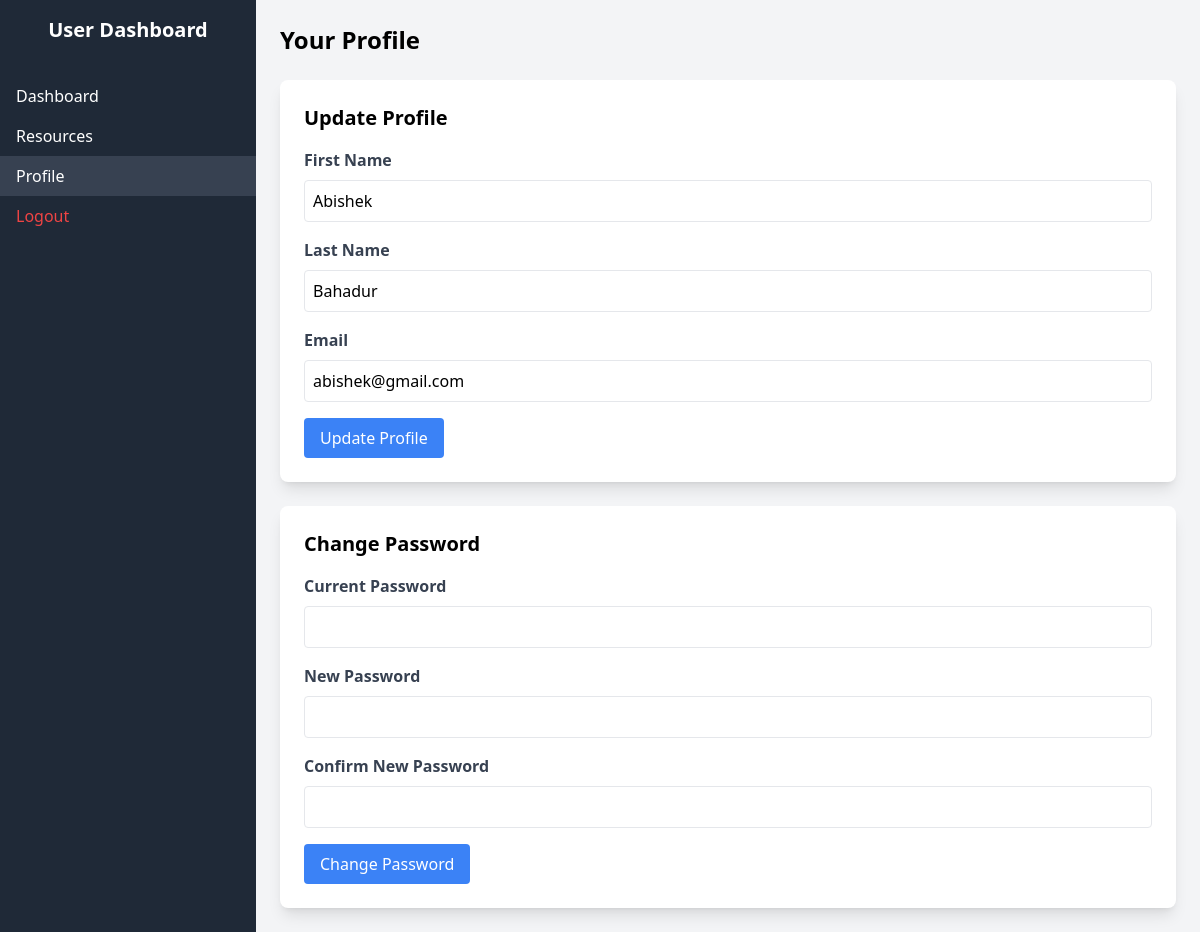
Screenshot of /pages/user_profile.php (signed in) with the database file from the repository.
### tables this page shows
CREATE TABLE `register` (
  `id` int(11) NOT NULL,
  `first_name` varchar(255) NOT NULL,
  `last_name` varchar(255) NOT NULL,
  `email` varchar(255) NOT NULL,
  `password` varchar(255) NOT NULL,
  `created_at` timestamp NOT NULL DEFAULT current_timestamp(),
  `role` enum('user','admin') DEFAULT 'user'
);

### pages/user_profile.php (the view, shortened to what this page needs)
<?php
require '../db.php';
$userId = $_SESSION['user_id'];
$sql = "SELECT * FROM register WHERE id = ?";
$stmt = $conn->prepare($sql);
$stmt->bind_param('i', $userId);
$stmt->execute();
$result = $stmt->get_result();
$user = $result->fetch_assoc();
?>
<!DOCTYPE html>
<html lang="en">
<head>
    <script src="https://cdn.tailwindcss.com"></script>
</head>
<body class="bg-gray-100">
    <div class="flex">
        <div class="w-64 bg-gray-800 text-white h-screen">
            <div class="p-4 text-xl font-bold text-center">User Dashboard</div>
            <nav class="mt-4">
                <a href="user_dashboard.php" class="block py-2 px-4 hover:bg-gray-700">Dashboard</a>
                <a href="user_resources.php" class="block py-2 px-4 hover:bg-gray-700">Resources</a>
                <a href="user_profile.php" class="block py-2 px-4 bg-gray-700">Profile</a>
                <a href="../index.php" class="block py-2 px-4 text-red-500 hover:bg-gray-700">Logout</a>
            </nav>
        </div>
        <div class="flex-1 p-6">
            <h1 class="text-2xl font-bold mb-6">Your Profile</h1>
            <div class="bg-white p-6 rounded-lg shadow-lg mb-6">
                <h2 class="text-xl font-bold mb-4">Update Profile</h2>
                <form action="user_profile.php" method="POST">
                    <div class="mb-4">
                        <label for="first_name" class="block text-gray-700 font-bold mb-2">First Name</label>
                        <input type="text" id="first_name" name="first_name" value="<?php echo htmlspecialchars($user['first_name']); ?>" class="w-full p-2 border rounded" required>
                    </div>
                    <div class="mb-4">
                        <label for="last_name" class="block text-gray-700 font-bold mb-2">Last Name</label>
                        <input type="text" id="last_name" name="last_name" value="<?php echo htmlspecialchars($user['last_name']); ?>" class="w-full p-2 border rounded" required>
                    </div>
                    <div class="mb-4">
                        <label for="email" class="block text-gray-700 font-bold mb-2">Email</label>
                        <input type="email" id="email" name="email" value="<?php echo htmlspecialchars($user['email']); ?>" class="w-full p-2 border rounded" required>
                    </div>
                    <button type="submit" name="update_profile" class="bg-blue-500 text-white px-4 py-2 rounded hover:bg-blue-600">Update Profile</button>
                </form>
            </div>
            <div class="bg-white p-6 rounded-lg shadow-lg">
                <h2 class="text-xl font-bold mb-4">Change Password</h2>
                <form action="user_profile.php" method="POST">
                    <div class="mb-4">
                        <label for="current_password" class="block text-gray-700 font-bold mb-2">Current Password</label>
                        <input type="password" id="current_password" name="current_password" class="w-full p-2 border rounded" required>
                    </div>
                    <div class="mb-4">
                        <label for="new_password" class="block text-gray-700 font-bold mb-2">New Password</label>
                        <input type="password" id="new_password" name="new_password" class="w-full p-2 border rounded" required>
                    </div>
                    <div class="mb-4">
                        <label for="confirm_password" class="block text-gray-700 font-bold mb-2">Confirm New Password</label>
                        <input type="password" id="confirm_password" name="confirm_password" class="w-full p-2 border rounded" required>
                    </div>
                    <button type="submit" name="update_password" class="bg-blue-500 text-white px-4 py-2 rounded hover:bg-blue-600">Change Password</button>
                </form>
            </div>
        </div>
    </div>
</body>
</html>

### rows the page displays
register: first_name "Abishek", last_name "Bahadur", email "abishek@gmail.com"
